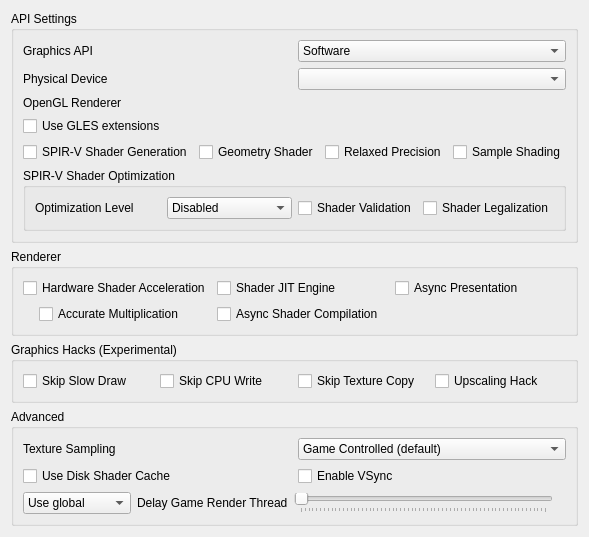
<?xml version="1.0" encoding="UTF-8"?>
<ui version="4.0">
 <class>ConfigureGraphics</class>
 <widget class="QWidget" name="ConfigureGraphics">
  <property name="geometry">
   <rect>
    <x>0</x>
    <y>0</y>
    <width>400</width>
    <height>509</height>
   </rect>
  </property>
  <property name="minimumSize">
   <size>
    <width>0</width>
    <height>0</height>
   </size>
  </property>
  <property name="windowTitle">
   <string>Form</string>
  </property>
  <property name="accessibleName">
   <string>Graphics</string>
  </property>
  <layout class="QVBoxLayout" name="verticalLayout_1">
   <item>
    <widget class="QGroupBox" name="apiBox">
     <property name="title">
      <string>API Settings</string>
     </property>
     <layout class="QVBoxLayout" name="verticalLayout_2">
      <item>
       <widget class="QWidget" name="graphics_api_group" native="true">
        <layout class="QHBoxLayout" name="graphics_api_group_2">
         <property name="leftMargin">
          <number>0</number>
         </property>
         <property name="topMargin">
          <number>0</number>
         </property>
         <property name="rightMargin">
          <number>0</number>
         </property>
         <property name="bottomMargin">
          <number>0</number>
         </property>
         <item>
          <widget class="QLabel" name="graphics_api_label">
           <property name="text">
            <string>Graphics API</string>
           </property>
          </widget>
         </item>
         <item>
          <widget class="QComboBox" name="graphics_api_combo">
           <item>
            <property name="text">
             <string>Software</string>
            </property>
           </item>
           <item>
            <property name="text">
             <string>OpenGL (default)</string>
            </property>
            <property name="toolTip">
             <string>&lt;html&gt;&lt;head/&gt;&lt;body&gt;&lt;p&gt;Use OpenGL renderer. Minimum requirement for GPU support is OpenGL 4.3.&lt;/p&gt;&lt;/body&gt;&lt;/html&gt;</string>
            </property>
           </item>
           <item>
            <property name="text">
             <string>Vulkan</string>
            </property>
            <property name="toolTip">
             <string>&lt;html&gt;&lt;head/&gt;&lt;body&gt;&lt;p&gt;Use Vulkan renderer. Minimum requirement for GPU support is Vulkan 1.2. Best results with Vulkan 1.3 or greater.&lt;/p&gt;&lt;/body&gt;&lt;/html&gt;</string>
            </property>
           </item>
          </widget>
         </item>
        </layout>
       </widget>
      </item>
      <item>
       <widget class="QWidget" name="physical_device_group" native="true">
        <layout class="QHBoxLayout" name="physical_device_group_2">
         <property name="leftMargin">
          <number>0</number>
         </property>
         <property name="topMargin">
          <number>0</number>
         </property>
         <property name="rightMargin">
          <number>0</number>
         </property>
         <property name="bottomMargin">
          <number>0</number>
         </property>
         <item>
          <widget class="QLabel" name="physical_device_label">
           <property name="text">
            <string>Physical Device</string>
           </property>
          </widget>
         </item>
         <item>
          <widget class="QComboBox" name="physical_device_combo"/>
         </item>
        </layout>
       </widget>
      </item>
      <item>
       <widget class="QWidget" name="opengl_renderer_group" native="true">
        <layout class="QGridLayout" name="opengl_renderer_group_2">
         <property name="leftMargin">
          <number>0</number>
         </property>
         <property name="topMargin">
          <number>0</number>
         </property>
         <property name="rightMargin">
          <number>0</number>
         </property>
         <property name="bottomMargin">
          <number>0</number>
         </property>
         <item row="0" column="0">
          <widget class="QLabel" name="opengl_renderer_label">
           <property name="text">
            <string>OpenGL Renderer</string>
           </property>
          </widget>
         </item>
         <item row="0" column="1">
          <widget class="QLabel" name="opengl_renderer_name_label"/>
         </item>
         <item row="1" column="0">
          <widget class="QCheckBox" name="toggle_use_gles">
           <property name="toolTip">
            <string>&lt;html&gt;&lt;head/&gt;&lt;body&gt;&lt;p&gt;Use OpenGLES extensions instead of regular OpenGL. Primarily for use with GPUs on embedded systems. Minimum requirement for GPU support is OpenGLES 3.1. Best results with OpenGLES 3.2 or greater.&lt;/p&gt;&lt;/body&gt;&lt;/html&gt;</string>
           </property>
           <property name="text">
            <string>Use GLES extensions</string>
           </property>
          </widget>
         </item>
        </layout>
       </widget>
      </item>
      <item>
       <layout class="QGridLayout" name="gridLayout_1">
        <item row="0" column="0">
         <widget class="QCheckBox" name="spirv_shader_gen">
          <property name="toolTip">
           <string>&lt;html&gt;&lt;head/&gt;&lt;body&gt;&lt;p&gt;Emits the fragment shader used to emulate PICA using SPIR-V instead of GLSL.&lt;/p&gt;&lt;/body&gt;&lt;/html&gt;</string>
          </property>
          <property name="text">
           <string>SPIR-V Shader Generation</string>
          </property>
         </widget>
        </item>
        <item row="0" column="1">
         <widget class="QCheckBox" name="toggle_geometry_shader">
          <property name="toolTip">
           <string>&lt;html&gt;&lt;head/&gt;&lt;body&gt;&lt;p&gt;Enable Geometry Shaders. Improved accuracy but extremely expensive on tilers.&lt;/p&gt;&lt;/body&gt;&lt;/html&gt;</string>
          </property>
          <property name="text">
           <string>Geometry Shader</string>
          </property>
         </widget>
        </item>
        <item row="0" column="2">
         <widget class="QCheckBox" name="toggle_relaxed_precision">
          <property name="toolTip">
           <string>&lt;html&gt;&lt;head/&gt;&lt;body&gt;&lt;p&gt;Optimizes shader code by allowing certain floating-point operations to use reduced precision. Can improve performance by reducing memory bandwidth and computational requirements. May cause issues on certain GPUs.&lt;/p&gt;&lt;/body&gt;&lt;/html&gt;</string>
          </property>
          <property name="text">
           <string>Relaxed Precision</string>
          </property>
         </widget>
        </item>
        <item row="0" column="3">
         <widget class="QCheckBox" name="sample_shading">
          <property name="toolTip">
           <string>&lt;html&gt;&lt;head/&gt;&lt;body&gt;&lt;p&gt;Enables a Vulkan extension that may improve the rendering quality, at the cost of some performance.&lt;/p&gt;&lt;p&gt;Requires a relatively powerful GPU for better performance.&lt;/p&gt;&lt;/body&gt;&lt;/html&gt;</string>
          </property>
          <property name="text">
           <string>Sample Shading</string>
          </property>
         </widget>
        </item>
       </layout>
      </item>
      <item>
       <widget class="QGroupBox" name="widget_optimize_spirv">
        <property name="minimumSize">
         <size>
          <width>0</width>
          <height>0</height>
         </size>
        </property>
        <property name="title">
         <string>SPIR-V Shader Optimization</string>
        </property>
        <layout class="QHBoxLayout" name="verticalLayout_3">
         <item> 
          <layout class="QHBoxLayout" name="horizontalLayout_1">
           <item>
            <widget class="QLabel" name="label_optimize_spirv">
             <property name="toolTip">
              <string>&lt;html&gt;&lt;head/&gt;&lt;body&gt;&lt;p&gt;Performs various optimizations on SPIR-V modules to improve performance and reduce size. Equivalent to passing -O or -Os to spirv-opt.&lt;/p&gt;&lt;p&gt;NOTE: To prevent visual artifacts, make sure to empty the shader cache in the Borked3DS user folder before changing optimization level. The Borked3DS user folder can be accessed through the File menu.&lt;/p&gt;&lt;/body&gt;&lt;/html&gt;</string>
             </property>
             <property name="text">
               <string>Optimization Level</string>
             </property>
            </widget>
           </item>
           <item>
            <widget class="QComboBox" name="optimize_spirv_combobox">
             <item>
              <property name="text">
                  <string>Disabled</string>
              </property>
             </item>
             <item>
              <property name="text">
                  <string>Performance</string>
              </property>
             </item>
             <item>
              <property name="text">
                  <string>Size</string>
              </property>
             </item>
            </widget>
           </item>
          </layout>
         </item>
         <item>
          <layout class="QHBoxLayout" name="horizontalLayout_2">
           <item>
            <widget class="QCheckBox" name="toggle_spirv_validation">
             <property name="toolTip">
              <string>&lt;html&gt;&lt;head/&gt;&lt;body&gt;&lt;p&gt;Activate SPIR-V output validation. The validator checks validation rules described by the SPIR-V specification.&lt;/p&gt;&lt;p&gt;Ensures that outputs are valid and protects from bad inputs. Useful for debugging.&lt;/p&gt;&lt;/body&gt;&lt;/html&gt;</string>
             </property>
             <property name="text">
              <string>Shader Validation</string>
             </property>
            </widget>
           </item>
           <item>
            <widget class="QCheckBox" name="toggle_spirv_legalization">
             <property name="toolTip">
              <string>&lt;html&gt;&lt;head/&gt;&lt;body&gt;&lt;p&gt;Activate SPIR-V output legalization. Legalizes the SPIR-V code for Vulkan. Primarily used for HLSL shaders.&lt;/p&gt;&lt;/body&gt;&lt;/html&gt;</string>
             </property>
             <property name="text">
              <string>Shader Legalization</string>
             </property>
            </widget>
           </item>
          </layout>
         </item>
        </layout>
       </widget>
      </item>
     </layout>
    </widget>
   </item>
   <item>
    <widget class="QGroupBox" name="rendererBox">
     <property name="title">
      <string>Renderer</string>
     </property>
     <layout class="QVBoxLayout" name="verticalLayout_4">
      <item>
       <widget class="QWidget" name="hw_renderer_group" native="true">
        <layout class="QGridLayout" name="gridLayout_2">
         <property name="leftMargin">
          <number>0</number>
         </property>
         <property name="topMargin">
          <number>0</number>
         </property>
         <property name="rightMargin">
          <number>0</number>
         </property>
         <property name="bottomMargin">
          <number>0</number>
         </property>
         <item row="1" column="0">
          <widget class="QCheckBox" name="toggle_hw_shader">
           <property name="toolTip">
            <string>&lt;html&gt;&lt;head/&gt;&lt;body&gt;&lt;p&gt;Use the selected graphics API to accelerate shader emulation.&lt;/p&gt;&lt;p&gt;Requires a relatively powerful GPU for better performance.&lt;/p&gt;&lt;/body&gt;&lt;/html&gt;</string>
           </property>
           <property name="text">
            <string>Hardware Shader Acceleration</string>
           </property>
          </widget>
         </item>
         <item row="2" column="0">
          <widget class="QWidget" name="hw_shader_group" native="true">
           <layout class="QVBoxLayout" name="verticalLayout_5">
            <property name="leftMargin">
             <number>16</number>
            </property>
            <property name="topMargin">
             <number>0</number>
            </property>
            <property name="rightMargin">
             <number>0</number>
            </property>
            <property name="bottomMargin">
             <number>0</number>
            </property>
            <item>
             <widget class="QCheckBox" name="toggle_accurate_mul">
              <property name="toolTip">
               <string>&lt;html&gt;&lt;head/&gt;&lt;body&gt;&lt;p&gt;Correctly handle all edge cases in multiplication operation in shaders. &lt;/p&gt;&lt;p&gt;Some games requires this to be enabled for the hardware shader to render properly.&lt;/p&gt;&lt;p&gt;However this would reduce performance in most games.&lt;/p&gt;&lt;/body&gt;&lt;/html&gt;</string>
              </property>
              <property name="text">
               <string>Accurate Multiplication</string>
              </property>
             </widget>
            </item>
           </layout>
          </widget>
         </item>
         <item row="1" column="1">
          <widget class="QCheckBox" name="toggle_shader_jit">
           <property name="toolTip">
            <string>&lt;html&gt;&lt;head/&gt;&lt;body&gt;&lt;p&gt;Use the JIT engine instead of the interpreter for software shader emulation. &lt;/p&gt;&lt;p&gt;Enable this for better performance.&lt;/p&gt;&lt;/body&gt;&lt;/html&gt;</string>
           </property>
           <property name="text">
            <string>Shader JIT Engine</string>
           </property>
          </widget>
         </item>
         <item row="2" column="1">
          <widget class="QCheckBox" name="toggle_async_shaders">
           <property name="toolTip">
            <string>&lt;html&gt;&lt;head/&gt;&lt;body&gt;&lt;p&gt;Compiles shaders in the background to reduce stuttering during gameplay. When enabled, expect temporary graphical glitches.&lt;/p&gt;&lt;/body&gt;&lt;/html&gt;</string>
           </property>
           <property name="text">
            <string>Async Shader Compilation</string>
           </property>
          </widget>
         </item>
         <item row="1" column="3">
          <widget class="QCheckBox" name="toggle_async_present">
           <property name="toolTip">
            <string>&lt;html&gt;&lt;head/&gt;&lt;body&gt;&lt;p&gt;Perform presentation on separate threads. Improves performance when using Vulkan in most games.&lt;/p&gt;&lt;/body&gt;&lt;/html&gt;</string>
           </property>
           <property name="text">
            <string>Async Presentation</string>
           </property>
          </widget>
         </item>
        </layout>
       </widget>
      </item>
     </layout>
    </widget>
   </item>
   <item>
    <widget class="QGroupBox" name="tweaksBox">
     <property name="title">
      <string>Graphics Hacks (Experimental)</string>
     </property>
     <layout class="QVBoxLayout" name="verticalLayout_6">
      <item>
       <widget class="QWidget" name="tweaksGrid" native="true">
        <layout class="QGridLayout" name="gridLayout_3">
         <property name="leftMargin">
          <number>0</number>
         </property>
         <property name="topMargin">
          <number>0</number>
         </property>
         <property name="rightMargin">
          <number>0</number>
         </property>
         <property name="bottomMargin">
          <number>0</number>
         </property>
         <item row="0" column="0">
          <widget class="QCheckBox" name="toggle_skip_slow_draw">
           <property name="toolTip">
            <string>&lt;html&gt;&lt;head/&gt;&lt;body&gt;&lt;p&gt;Skips the slow drawing event from the PICA core. May improve performance, but can cause visual artifacts.&lt;/p&gt;&lt;/body&gt;&lt;/html&gt;</string>
           </property>
           <property name="text">
            <string>Skip Slow Draw</string>
           </property>
          </widget>
         </item>
         <item row="0" column="1">
          <widget class="QCheckBox" name="toggle_skip_cpu_write">
           <property name="toolTip">
            <string>&lt;html&gt;&lt;head/&gt;&lt;body&gt;&lt;p&gt;Skips the CPU write event from rasterizer cache invalidation. May improve performance but may cause visual artifacts.&lt;/p&gt;&lt;/body&gt;&lt;/html&gt;</string>
           </property>
           <property name="text">
            <string>Skip CPU Write</string>
           </property>
          </widget>
         </item>
         <item row="0" column="2">
          <widget class="QCheckBox" name="toggle_skip_texture_copy">
           <property name="toolTip">
            <string>&lt;html&gt;&lt;head/&gt;&lt;body&gt;&lt;p&gt;Skips the texture copy event from the rasterizer cache. May improve performance, but can cause visual artifacts.&lt;/p&gt;&lt;/body&gt;&lt;/html&gt;</string>
           </property>
           <property name="text">
            <string>Skip Texture Copy</string>
           </property>
          </widget>
         </item>
         <item row="0" column="3">
          <widget class="QCheckBox" name="toggle_upscaling_hack">
           <property name="toolTip">
            <string>&lt;html&gt;&lt;head/&gt;&lt;body&gt;&lt;p&gt;Overrides upscaling for dst_params. May fix texture ghosting for some games, but may crash other games as well.&lt;/p&gt;&lt;/body&gt;&lt;/html&gt;</string>
           </property>
           <property name="text">
            <string>Upscaling Hack</string>
           </property>
          </widget>
         </item>
        </layout>
       </widget>
      </item>
     </layout>
    </widget>
   </item>
   <item>
    <widget class="QGroupBox" name="groupBox">
     <property name="title">
      <string>Advanced</string>
     </property>
     <layout class="QVBoxLayout" name="verticalLayout_7">
      <item>
       <widget class="QWidget" name="widget_texture_sampling" native="true">
        <layout class="QHBoxLayout" name="horizontalLayout_3">
         <property name="leftMargin">
          <number>0</number>
         </property>
         <property name="topMargin">
          <number>0</number>
         </property>
         <property name="rightMargin">
          <number>0</number>
         </property>
         <property name="bottomMargin">
          <number>0</number>
         </property>
         <item>
          <widget class="QLabel" name="texture_sampling_label">
           <property name="toolTip">
            <string>&lt;html&gt;&lt;head/&gt;&lt;body&gt;&lt;p&gt;Overrides the sampling filter used by games. This can be useful in certain cases with poorly behaved games when upscaling. If unsure set this to Game Controlled.&lt;/p&gt;&lt;/body&gt;&lt;/html&gt;</string>
           </property>
           <property name="text">
            <string>Texture Sampling</string>
           </property>
          </widget>
         </item>
         <item>
          <widget class="QComboBox" name="texture_sampling_combobox">
           <item>
            <property name="text">
             <string>Game Controlled (default)</string>
            </property>
           </item>
           <item>
            <property name="text">
             <string>Nearest Neighbor</string>
            </property>
           </item>
           <item>
            <property name="text">
             <string>Linear</string>
            </property>
           </item>
          </widget>
         </item>
        </layout>
       </widget>
      </item>
      <item>
       <layout class="QGridLayout" name="gridLayout_4">
        <item row="1" column="0">
         <widget class="QCheckBox" name="toggle_disk_shader_cache">
          <property name="toolTip">
           <string>&lt;html&gt;&lt;head/&gt;&lt;body&gt;&lt;p&gt;Reduce stuttering by storing and loading generated shaders to disk. It cannot be used without Hardware Shader Acceleration.&lt;/p&gt;&lt;/body&gt;&lt;/html&gt;</string>
          </property>
          <property name="text">
           <string>Use Disk Shader Cache</string>
          </property>
         </widget>
        </item>
        <item row="1" column="1">
         <widget class="QCheckBox" name="toggle_vsync_new">
          <property name="toolTip">
           <string>&lt;html&gt;&lt;head/&gt;&lt;body&gt;&lt;p&gt;VSync prevents the screen from tearing, but some graphics cards have lower performance with VSync enabled. Keep it enabled if you don't notice a performance difference.&lt;/p&gt;&lt;/body&gt;&lt;/html&gt;</string>
          </property>
          <property name="text">
           <string>Enable VSync</string>
          </property>
         </widget>
        </item>
       </layout>
      </item>
      <item>
        <widget class="QWidget" name="delay_render_layout" native="true">
          <layout class="QHBoxLayout" name="delay_render_layout_inner">
            <property name="leftMargin">
              <number>0</number>
            </property>
            <property name="topMargin">
              <number>0</number>
            </property>
            <property name="rightMargin">
              <number>0</number>
            </property>
            <property name="bottomMargin">
              <number>0</number>
            </property>
            <item>
              <widget class="QComboBox" name="delay_render_combo">
                <item>
                  <property name="text">
                    <string>Use global</string>
                  </property>
                </item>
                <item>
                  <property name="text">
                    <string>Use per-game</string>
                  </property>
                </item>
              </widget>
            </item>
            <item>
              <widget class="QLabel" name="label_delay_render">
                <property name="text">
                  <string>Delay Game Render Thread</string>
                </property>
                <property name="toolTip">
                  <string>&lt;html&gt;&lt;head/&gt;&lt;body&gt;&lt;p&gt;Delays the emulated game render thread the specified amount of milliseconds every time it submits render commands to the GPU.&lt;/p&gt;&lt;p&gt;Adjust this feature in the (very few) dynamic-fps games to fix performance issues.&lt;/p&gt;&lt;/body&gt;&lt;/html&gt;</string>
                </property>
              </widget>
            </item>
            <item>
              <widget class="QSlider" name="delay_render_slider">
                <property name="minimum">
                  <number>0</number>
                </property>
                <property name="maximum">
                  <number>16000</number>
                </property>
                <property name="singleStep">
                  <number>100</number>
                </property>
                <property name="pageStep">
                  <number>250</number>
                </property>
                <property name="value">
                  <number>0</number>
                </property>
                <property name="orientation">
                  <enum>Qt::Horizontal</enum>
                </property>
                <property name="tickPosition">
                  <enum>QSlider::TicksBelow</enum>
                </property>
              </widget>
            </item>
            <item>
              <widget class="QLabel" name="delay_render_display_label">
                <property name="text">
                  <string/>
                </property>
                <property name="alignment">
                  <set>Qt::AlignRight|Qt::AlignTrailing|Qt::AlignVCenter</set>
                </property>
              </widget>
            </item>
          </layout>
        </widget>
      </item>
     </layout>
    </widget>
   </item>
   <item>
    <spacer name="verticalSpacer">
     <property name="orientation">
      <enum>Qt::Vertical</enum>
     </property>
     <property name="sizeHint" stdset="0">
      <size>
       <width>20</width>
       <height>270</height>
      </size>
     </property>
    </spacer>
   </item>
  </layout>
 </widget>
 <tabstops>
  <tabstop>toggle_accurate_mul</tabstop>
  <tabstop>toggle_shader_jit</tabstop>
  <tabstop>toggle_disk_shader_cache</tabstop>
  <tabstop>toggle_vsync_new</tabstop>
 </tabstops>
 <resources/>
 <connections/>
</ui>
